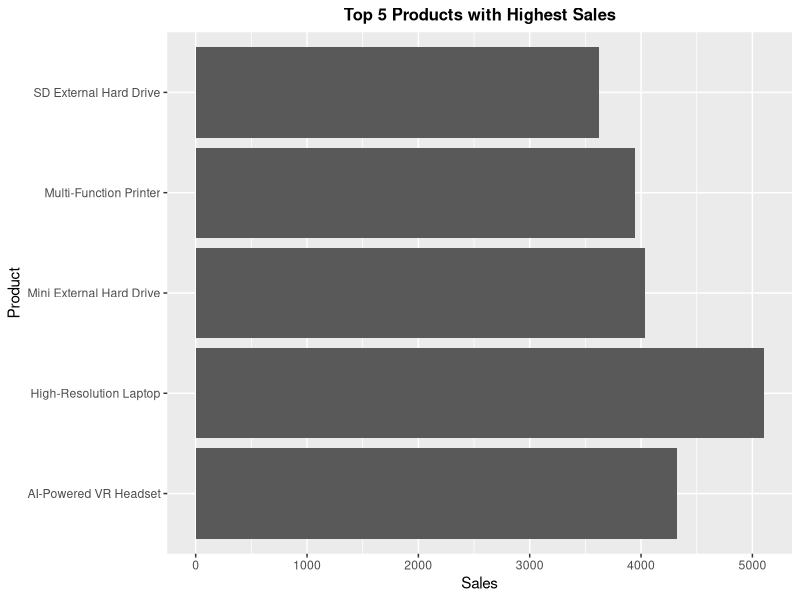

The R script that drew this image:
## ---- chunk 1
knitr::opts_chunk$set(echo = TRUE,comment = NA)
library(readr)
library(dplyr)
library(ggplot2)
#install.packages("ggplot2")
options(scipen = 999)
## ---- chunk 2
address_data <- read.csv("data/ecommerce_address_dataset.csv")
buyer_data <- read.csv("data/ecommerce_buyer_dataset.csv")
dimension_data <- read.csv("data/ecommerce_dimension_dataset.csv")
product_data <- read.csv("data/ecommerce_product_dataset.csv")
promotion_data <- read.csv("data/ecommerce_promotion_dataset.csv")
review_data <- read.csv("data/ecommerce_review_dataset.csv")
shipper_data <- read.csv("data/ecommerce_shipper_dataset.csv")
supplier_data <- read.csv("data/ecommerce_supplier_dataset.csv")
payment_data <- read.csv("data/ecommerce_payment_datatset.csv")
order_details_data <- read.csv("data/ecommerce_order_details_dataset.csv")
## ---- chunk 3
py_or_pr_df <- inner_join(inner_join(payment_data, order_details_data, by='order_id'),
                          product_data, by='product_id')

n_distinct(py_or_pr_df$order_id)
n_distinct(py_or_pr_df$payment_id)
n_distinct(py_or_pr_df$product_id)

product_sales <- py_or_pr_df %>% 
  group_by(product_id, product_name) %>% 
  summarise(total_sales = sum(payment_amount)) %>%
  arrange(desc(total_sales))

product_sales <- product_sales[1:5,]

product_sales %>%
  ggplot(., aes(x=product_name, y=total_sales)) + 
  geom_bar(stat="identity") +
  ggtitle("Top 5 Products with Highest Sales") +
  labs(x="Product", y="Sales") +
  theme(plot.title = element_text(size = 12, face = "bold", hjust = 0.5)) + coord_flip()
  
